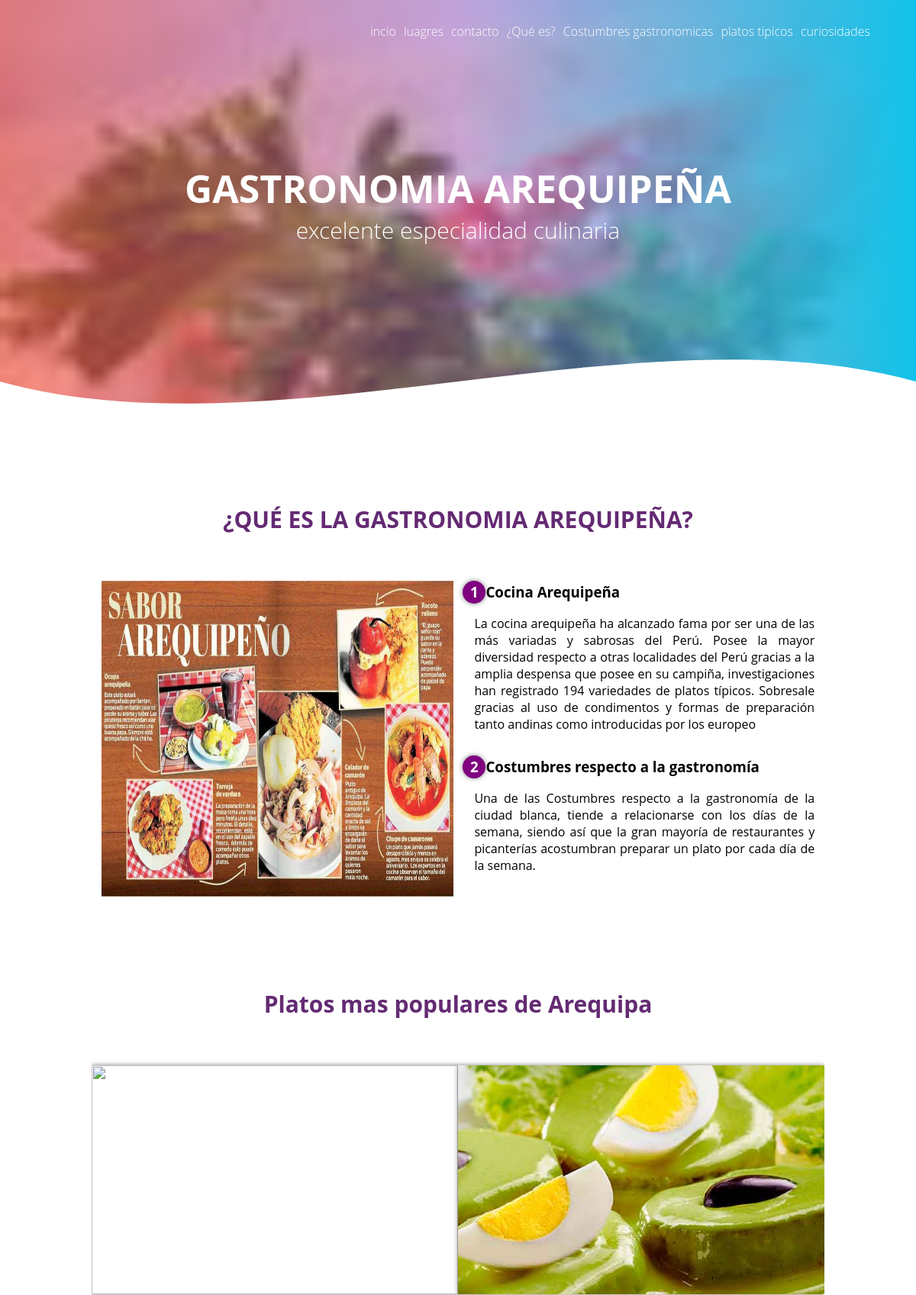
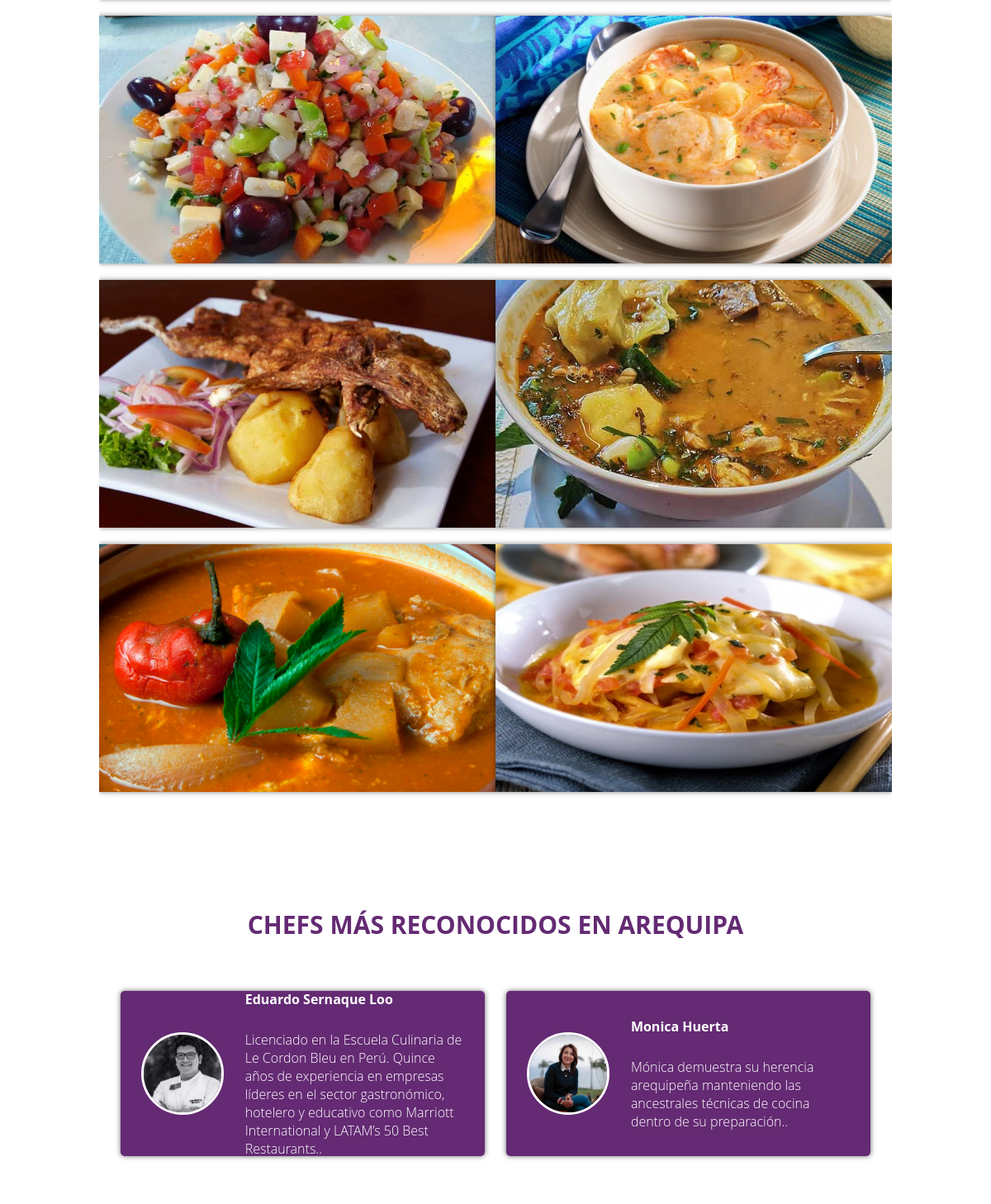
The page / (upper part) on the database its author committed (2 pictures, top to bottom).
### tables this page shows
CREATE TABLE `enlaces` (
  `idenlaces` int(11) NOT NULL AUTO_INCREMENT,
  `enlaces` varchar(45) DEFAULT NULL,
  PRIMARY KEY (`idenlaces`)
);

CREATE TABLE `header` (
  `idheader` int(11) NOT NULL AUTO_INCREMENT,
  `contenido` varchar(45) DEFAULT NULL,
  PRIMARY KEY (`idheader`)
);

CREATE TABLE `titulos` (
  `idtitulos` int(11) NOT NULL AUTO_INCREMENT,
  `titulos` varchar(100) DEFAULT NULL,
  PRIMARY KEY (`idtitulos`)
);

CREATE TABLE `chefs` (
  `idchefs` int(11) NOT NULL AUTO_INCREMENT,
  `chefs` varchar(50) DEFAULT NULL,
  PRIMARY KEY (`idchefs`)
);

### Index.php (the view, shortened to what this page needs)
<!DOCTYPE html>
<?php
$xc =conectar();
$sql = "SELECT * FROM header WHERE idheader=1";
$res = mysqli_query($xc,$sql);
$sql_bajo = "SELECT * FROM header WHERE idheader=2";
$res_bajo = mysqli_query($xc,$sql_bajo);
$sql_enlace="SELECT * FROM enlaces";
$res_enlace=mysqli_query($xc,$sql_enlace);
$sql_titulo="SELECT * FROM titulos Where idtitulos=1";
$res_titulo=mysqli_query($xc,$sql_titulo);
$sql_titulo2="SELECT * FROM titulos Where idtitulos=2";
$res_titulo2=mysqli_query($xc,$sql_titulo2);
$sql_titulo3="SELECT * FROM titulos Where idtitulos=3";
$res_titulo3=mysqli_query($xc,$sql_titulo3);
$sql_chefs1="SELECT * FROM chefs Where idchefs=1";
$res_chefs1=mysqli_query($xc,$sql_chefs1);
$sql_chefs2="SELECT * FROM chefs Where idchefs=2";
$res_chefs2=mysqli_query($xc,$sql_chefs2);
$sql_img_per1="SELECT imagenes FROM imagenes Where idimagenes= 4";
$res_img_per1=mysqli_query($xc,$sql_img_per1);
$sql_img_per2="SELECT imagenes FROM imagenes Where idimagenes= 5";
$res_img_per2=mysqli_query($xc,$sql_img_per2);
$sql_imgq="SELECT imagenes FROM imagenes Where idimagenes= 6";
$res_imgq=mysqli_query($xc,$sql_imgq);
$sql_img10="SELECT imagenes FROM imagenes Where idimagenes= 7";
$res_img10=mysqli_query($xc,$sql_img10);
$sql_img4="SELECT imagenes FROM imagenes Where idimagenes= 8";
$res_img4=mysqli_query($xc,$sql_img4);
$sql_img4j="SELECT imagenes FROM imagenes Where idimagenes= 10";
$res_img4j=mysqli_query($xc,$sql_img4j);
$sql_img5="SELECT imagenes FROM imagenes Where idimagenes= 11";
$res_img5=mysqli_query($xc,$sql_img5);
$sql_img8="SELECT imagenes FROM imagenes Where idimagenes= 12";
$res_img8=mysqli_query($xc,$sql_img8);
$sql_img11="SELECT imagenes FROM imagenes Where idimagenes= 13";
$res_img11=mysqli_query($xc,$sql_img11);
$sql_img12="SELECT imagenes FROM imagenes Where idimagenes= 14";
$res_img12=mysqli_query($xc,$sql_img12);
?>
<head lang="es">
<head>
<link rel="stylesheet" href="css/estil.css">
<head>
</head>
<body>
    <header>
        <nav>
            <?php
            while($filas_enlace= mysqli_fetch_array($res_enlace)){
                echo '<a href="#" >' . $filas_enlace['enlaces'].'</a>';
            }
             ?>
        </nav>
        <div class="texto1">
        <section>
            <h1><?php
            while($filas = mysqli_fetch_array($res)){
                echo $filas['contenido'];
            }
                 ?></h1>
            <h2><?php
            while($filas_bajo=mysqli_fetch_array($res_bajo)){
                echo $filas_bajo ['contenido'];
            }
            ?></h2>
        </section>
        </div>
        <div class="hola" style="height: 150px; overflow: hidden;" ><svg viewBox="0 0 500 150" preserveAspectRatio="none" style="height: 100%; width: 100%;"><path d="M0.00,49.99 C150.00,150.00 349.20,-49.99 500.00,49.99 L500.00,150.00 L0.00,150.00 Z" style="stroke: none; fill: white;"></path></svg></div>
    </header>
    <main>
        <section class="nosotros">
        <div class="contenedor">
            <h2 class="titulo"><?php
            while($filas_titulo=mysqli_fetch_array($res_titulo)){
                echo $filas_titulo['titulos'];
            }
             ?> </h2>
            <div class="contenedor-nosotros">
                <img src=<?php
            while($filas_imgq=mysqli_fetch_array($res_imgq)){
                echo $filas_imgq['imagenes'];
            }
             ?>  alt=""  class="primeraimg">
                <div class="contenido">
                    <h3><span>1</span>Cocina Arequipeña</h3>
                    <p>La cocina arequipeña ha alcanzado fama por ser una de las más variadas y sabrosas del Perú.
                        Posee la mayor diversidad respecto a otras localidades del Perú gracias a la amplia despensa
                        que posee en su campiña, investigaciones han registrado 194 variedades de platos típicos.
                        Sobresale gracias al uso de condimentos y formas de preparación tanto andinas como
                        introducidas por los europeo</p>
                    <h3><span>2</span>Costumbres respecto a la gastronomía</h3>
                    <p>Una de las Costumbres respecto a la gastronomía de la ciudad blanca,
                        tiende a relacionarse con los días de la semana, siendo así que la gran mayoría de
                        restaurantes y picanterías acostumbran preparar un plato por cada día de la semana.</p>
                </div>
            </div>
        </section>
        <section class="portafolio">
            <div class="contenedor">
                <h2 class="titulo"><?php
            while($filas_titulo2=mysqli_fetch_array($res_titulo2)){
                echo $filas_titulo2['titulos'];
            }?></h2>
                <div class="galeria-por">
                    <div class="imagenes5">
                        <img src=<?php
            while($filas_img10=mysqli_fetch_array($res_img10)){
                echo $filas_img10['imagenes'];
            }
             ?>   alt="">
                    </div>
                    <div class="imagenes5">
                        <img src=<?php
            while($filas_img4=mysqli_fetch_array($res_img4)){
                echo $filas_img4['imagenes'];
            }
             ?>  alt="">
                    </div>
                    <div class="imagenes5">
                        <img src="Imagenes/9.jpg" alt="">
                    </div>
                    <div class="imagenes5">
                        <img src=<?php
            while($filas_img4j=mysqli_fetch_array($res_img4j)){
                echo $filas_img4j['imagenes'];
            }
             ?>  alt="">
                    </div>
                    <div class="imagenes5">
                        <img src=<?php
            while($filas_img5=mysqli_fetch_array($res_img5)){
                echo $filas_img5['imagenes'];
            }
             ?> alt="">
                    </div>
                    <div class="imagenes5">
                        <img src=<?php
            while($filas_img8=mysqli_fetch_array($res_img8)){
                echo $filas_img8['imagenes'];
            }
             ?>  alt="">
                    </div>
                    <div class="imagenes5">
                        <img src= <?php
            while($filas_img11=mysqli_fetch_array($res_img11)){
                echo $filas_img11['imagenes'];
            }
             ?>alt="">
                    </div>
                    <div class="imagenes5">
                        <img src= <?php
            while($filas_img12=mysqli_fetch_array($res_img12)){
                echo $filas_img12['imagenes'];
            }
             ?>alt="">
                    </div>
                </div>
            </div>
        <section class="cliente-contenedor">
        <div class="contenedor">
            <h2 class="titulo"><?php
            while($filas_titulo3=mysqli_fetch_array($res_titulo3)){
                echo $filas_titulo3['titulos'];
            }?></h2>
            <div class="cards">
                <div class="card">
                <img src=<?php
            while($filas_img_per1=mysqli_fetch_array($res_img_per1)){
                echo $filas_img_per1['imagenes'];
            }
             ?>  alt="">
                <div class="contenido-card">
                    <h4><?php
            while($filas_chefs1=mysqli_fetch_array($res_chefs1)){
                echo $filas_chefs1['chefs'];
            }?></h4>
                    <br>
                    <p>Licenciado en la Escuela Culinaria de Le Cordon Bleu en Perú. Quince años de experiencia en empresas líderes en el sector gastronómico, hotelero y educativo como Marriott International y LATAM’s 50 Best Restaurants..</p>
                </div>
            </div>
                <div class="card">
                <img src=<?php
            while($filas_img_per2=mysqli_fetch_array($res_img_per2)){
                echo $filas_img_per2['imagenes'];
            }
             ?> alt="">
                <div class="contenido-card">
                    <h4><?php
            while($filas_chefs2=mysqli_fetch_array($res_chefs2)){
                echo $filas_chefs2['chefs'];
            }?></h4>
                    <br>
                    <p>Mónica demuestra su herencia arequipeña manteniendo las ancestrales técnicas de cocina dentro de su preparación..</p>
                </div>
            </div>
        </div>
        </section>
    </main>
</body>
</html>

### css/estil.css (style rules this page uses)
* { margin: 0; padding: 0; box-sizing: border-box; }
body { font-family: 'open sans'; }
.contenedor { padding: 60px 0; width: 80%; max-width: 10000px; margin: auto; overflow: hidden; }
.titulo { color: #642a73; font-size: 30px; text-align: center; margin-bottom: 60px; }
header { width: 100%; height: 600px; background: #12c2e9; background: -webkit-linear-gradient(to right, hsla(0, 90%, 64%, 0.616), hsla(280, 78%, 69%, 0.623), #12c2e9),url(/Imagenes/2j.jpg); background: linear-gradient(to right, hsla(0, 90%, 64%, 0.616), hsla(280, 78%, 69%, 0.384), #12c2e9),url(/Imagenes/2j.jpg); background-size: cover; background-attachment:fixed ; position: relative; }
nav { text-align: right; padding: 30px 50px 0 0; }
nav > a { color: white; font-weight: 300; text-decoration: none; margin-right: 10px; }
.hola { position: absolute; bottom: 0; width: 100%; }
header .texto1 { display: flex; text-align: center; height: 430px; width: 100%; align-items: center; justify-content: center; flex-direction: column; }
.texto1 h1 { font-size: 50px; color: white; }
.texto1 h2 { font-size: 30px; font-weight: 300; color: white; }
.contenedor-nosotros { display: flex; justify-content: space-evenly; }
.primeraimg { width: 48%; }
.contenedor-nosotros .contenido { width: 48%; }
.contenido h3 { margin-bottom: 15px; }
.contenido h3 span { background: purple; color: white; border-radius: 50%; display: inline-block; text-align: center; width:30px; height: 30px; padding: 2px; box-shadow: 0 0 6px 0 rgba(0, 0, 0, .5); }
.contenido p { padding: 0px 0px 30px 15px; font-weight: 30px; text-align: justify; }
.portafolio { background: white; }
.galeria-por { display: flex; justify-content: space-evenly; flex-wrap: wrap; }
.imagenes5 { width: 50%; margin-bottom: 20px; height: 300px; overflow: hidden; position: relative; cursor: pointer; box-shadow: 0 0 6px rgba(0, 0, 0, .5); }
.imagenes5 > img { width: 100%; height: 100%; object-fit: cover; display: block; }
.cards { display: flex; justify-content: space-evenly; }
.cards .card { background: #642a73; display: flex; width: 46%; height: 200px; align-items: center; justify-content: space-evenly; border-radius: 5px; box-shadow: 0 0 6px 0 rgba(0, 0, 0, .6); }
.cards .card img { width: 100px; height: 100px; object-fit: cover; border: 3px solid white; border-radius: 50%; display: block; }
.cards .card > .contenido-card { width: 60%; color: white; }
.cards .card >.contenido-card p { font-weight: 300; padding-top: 5px; }

### rows shown on the page
enlaces: enlaces "incio"
enlaces: enlaces "luagres"
enlaces: enlaces "contacto"
enlaces: enlaces "¿Qué es?"
enlaces: enlaces "Costumbres gastronomicas"
enlaces: enlaces "platos tipicos"
enlaces: enlaces "curiosidades"
header: contenido "GASTRONOMIA AREQUIPEÑA"
header: contenido "excelente especialidad culinaria"
titulos: titulos "¿QUÉ ES LA GASTRONOMIA AREQUIPEÑA?"
titulos: titulos "Platos mas populares de Arequipa"
titulos: titulos "CHEFS MÁS RECONOCIDOS EN AREQUIPA"
chefs: chefs "Eduardo Sernaque Loo"
chefs: chefs "Monica Huerta"
